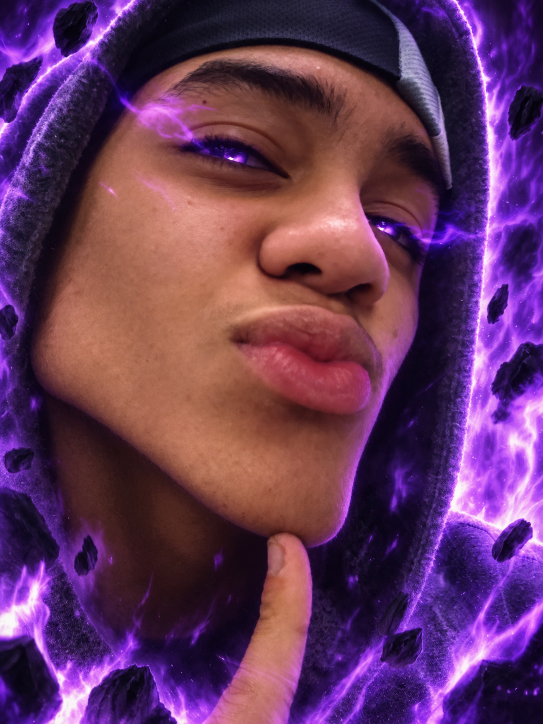
#> input picture dme/assets/boot.png, 1086 x 1448 px (shown at 1/2 size); its folder holds only this picture in this run
$ python -i artwork.py   (imports and definitions only)
#> lines starting #> are read from the running program, lines starting #| are printed output that depends on the picture
"""The boot photo and the faded menu background, both built from dme/assets/boot.png.

Drop any photo there (png/jpg, any size). Portrait photos are cropped to a square
(starting a little below the top so a face stays in frame) and shrunk to 128x128.
The shrunken copy is cached in ~/.config/dme_os so later boots don't re-decode the big file.
"""
import logging
import os

from PIL import Image

from . import theme
from .settings import CONFIG_DIR

log = logging.getLogger("dme")

ASSET_DIRS = (
    os.path.join(os.path.dirname(os.path.abspath(__file__)), "assets"),                 # dme/assets
    os.path.join(os.path.dirname(os.path.dirname(os.path.abspath(__file__))), "assets"),  # <repo>/assets
)
ASSET_DIR = ASSET_DIRS[0]
NAMES = ("boot.png", "boot.jpg", "boot.jpeg", "bootlogo.png")
SIZE = 128
FOCUS_Y = 0.083      # portrait photos: where the square crop starts, as a fraction of the height
BG_STRENGTH = 0.20   # how visible the faded background is (0 = flat colour, 1 = full photo)

_logo = None
_loaded = False
_faded_cache = {}


def _find_source():
    for folder in ASSET_DIRS:
        for name in NAMES:
            path = os.path.join(folder, name)
            if os.path.isfile(path):
                return path
    return None


def _square(img):
    w, h = img.size
#> w = 1086; h = 1448
    if w >= h:  # landscape or square: centre crop
        x0 = (w - h) // 2
        box = (x0, 0, x0 + h, h)
    else:       # portrait: full width, starting FOCUS_Y of the way down
        y0 = min(int(round(FOCUS_Y * h)), h - w)
#> y0 = 120
        box = (0, y0, w, y0 + w)
#> box = (0, 120, 1086, 1206)
    return img.crop(box).resize((SIZE, SIZE), Image.LANCZOS)
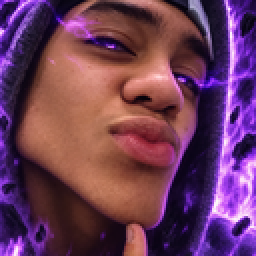
#> returned value: PIL image 128x128 RGB (shown 2 times larger); mean R, G, B 109.4, 59.6, 90.4


def logo():
    """The 128x128 full-brightness photo, or None if no image has been added yet."""
    global _logo, _loaded
    if _loaded:
        return _logo
    _loaded = True
    source = _find_source()
    if source is None:
        log.warning("no boot image found - put one at %s", os.path.join(ASSET_DIR, NAMES[0]))
        return None
    cached = os.path.join(CONFIG_DIR, f"boot_{SIZE}_{FOCUS_Y}.png")
    try:
        if os.path.isfile(cached) and os.path.getmtime(cached) >= os.path.getmtime(source):
            _logo = Image.open(cached).convert("RGB")
        else:
            _logo = _square(Image.open(source).convert("RGB"))
            try:
                os.makedirs(CONFIG_DIR, exist_ok=True)
                _logo.save(cached)
            except OSError:
                log.warning("couldn't write the boot image cache")
    except Exception:
        log.exception("couldn't load the boot image")
        _logo = None
    return _logo


def faded(strength=BG_STRENGTH):
    """The photo blended into the current theme's background colour (None without a photo)."""
    photo = logo()
    if photo is None:
        return None
    key = (theme.current_name(), strength)
    image = _faded_cache.get(key)
    if image is None:
        flat = Image.new("RGB", (SIZE, SIZE), theme.current()["bg"])
        image = Image.blend(flat, photo, strength)
        _faded_cache[key] = image
    return image

>>> result = logo()
